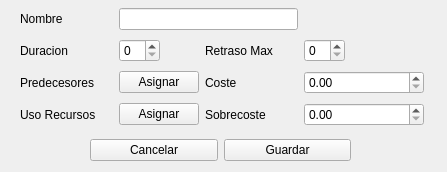
<?xml version="1.0" encoding="UTF-8"?>
<ui version="4.0">
 <class>ActivityView</class>
 <widget class="QWidget" name="ActivityView">
  <property name="geometry">
   <rect>
    <x>0</x>
    <y>0</y>
    <width>447</width>
    <height>172</height>
   </rect>
  </property>
  <property name="sizePolicy">
   <sizepolicy hsizetype="Expanding" vsizetype="Expanding">
    <horstretch>0</horstretch>
    <verstretch>0</verstretch>
   </sizepolicy>
  </property>
  <property name="windowTitle">
   <string>Añadir Actividad</string>
  </property>
  <widget class="QWidget" name="formLayoutWidget">
   <property name="geometry">
    <rect>
     <x>0</x>
     <y>0</y>
     <width>444</width>
     <height>132</height>
    </rect>
   </property>
   <layout class="QGridLayout" name="gridLayout">
    <property name="leftMargin">
     <number>20</number>
    </property>
    <property name="topMargin">
     <number>5</number>
    </property>
    <property name="rightMargin">
     <number>20</number>
    </property>
    <property name="bottomMargin">
     <number>0</number>
    </property>
    <item row="1" column="3">
     <widget class="QSpinBox" name="RetardAct">
      <property name="sizePolicy">
       <sizepolicy hsizetype="Maximum" vsizetype="Fixed">
        <horstretch>0</horstretch>
        <verstretch>0</verstretch>
       </sizepolicy>
      </property>
     </widget>
    </item>
    <item row="1" column="2">
     <widget class="QLabel" name="RetardLab">
      <property name="text">
       <string>Retraso Max</string>
      </property>
     </widget>
    </item>
    <item row="1" column="0">
     <widget class="QLabel" name="DurLab">
      <property name="text">
       <string>Duracion </string>
      </property>
     </widget>
    </item>
    <item row="3" column="2">
     <widget class="QLabel" name="OverRunLab">
      <property name="text">
       <string>Sobrecoste</string>
      </property>
     </widget>
    </item>
    <item row="3" column="0">
     <widget class="QLabel" name="RecLab">
      <property name="text">
       <string>Uso Recursos</string>
      </property>
     </widget>
    </item>
    <item row="2" column="0">
     <widget class="QLabel" name="PredLab">
      <property name="text">
       <string>Predecesores</string>
      </property>
     </widget>
    </item>
    <item row="3" column="1">
     <widget class="QPushButton" name="AsignarRec_Button">
      <property name="text">
       <string>Asignar</string>
      </property>
     </widget>
    </item>
    <item row="0" column="1" colspan="2">
     <widget class="QLineEdit" name="NomAct"/>
    </item>
    <item row="0" column="0">
     <widget class="QLabel" name="NomLab">
      <property name="text">
       <string>Nombre </string>
      </property>
     </widget>
    </item>
    <item row="3" column="3">
     <widget class="QDoubleSpinBox" name="OverRunSpin">
      <property name="minimumSize">
       <size>
        <width>120</width>
        <height>0</height>
       </size>
      </property>
      <property name="suffix">
       <string/>
      </property>
      <property name="maximum">
       <double>99999999.989999994635582</double>
      </property>
      <property name="singleStep">
       <double>0.500000000000000</double>
      </property>
     </widget>
    </item>
    <item row="1" column="1">
     <widget class="QSpinBox" name="DurAct">
      <property name="sizePolicy">
       <sizepolicy hsizetype="Maximum" vsizetype="Fixed">
        <horstretch>0</horstretch>
        <verstretch>0</verstretch>
       </sizepolicy>
      </property>
     </widget>
    </item>
    <item row="2" column="2">
     <widget class="QLabel" name="PriceLab">
      <property name="text">
       <string>Coste</string>
      </property>
     </widget>
    </item>
    <item row="2" column="1">
     <widget class="QPushButton" name="PredBut">
      <property name="sizePolicy">
       <sizepolicy hsizetype="Fixed" vsizetype="Fixed">
        <horstretch>0</horstretch>
        <verstretch>0</verstretch>
       </sizepolicy>
      </property>
      <property name="text">
       <string>Asignar</string>
      </property>
     </widget>
    </item>
    <item row="2" column="3">
     <widget class="QDoubleSpinBox" name="PriceSpin">
      <property name="minimumSize">
       <size>
        <width>120</width>
        <height>0</height>
       </size>
      </property>
      <property name="suffix">
       <string/>
      </property>
      <property name="maximum">
       <double>99999999.989999994635582</double>
      </property>
      <property name="singleStep">
       <double>0.500000000000000</double>
      </property>
     </widget>
    </item>
   </layout>
  </widget>
  <widget class="QWidget" name="horizontalLayoutWidget">
   <property name="geometry">
    <rect>
     <x>90</x>
     <y>130</y>
     <width>261</width>
     <height>41</height>
    </rect>
   </property>
   <layout class="QHBoxLayout" name="horizontalLayout">
    <item>
     <widget class="QPushButton" name="canc_Button">
      <property name="text">
       <string>Cancelar</string>
      </property>
     </widget>
    </item>
    <item>
     <widget class="QPushButton" name="save_Button">
      <property name="toolTip">
       <string>&lt;html&gt;&lt;head/&gt;&lt;body&gt;&lt;p&gt;Guada los cambios&lt;/p&gt;&lt;/body&gt;&lt;/html&gt;</string>
      </property>
      <property name="text">
       <string>Guardar</string>
      </property>
     </widget>
    </item>
   </layout>
  </widget>
  <widget class="QWidget" name="gridLayoutWidget">
   <property name="geometry">
    <rect>
     <x>450</x>
     <y>0</y>
     <width>211</width>
     <height>171</height>
    </rect>
   </property>
   <layout class="QGridLayout" name="asignPanel"/>
  </widget>
 </widget>
 <resources/>
 <connections/>
</ui>
